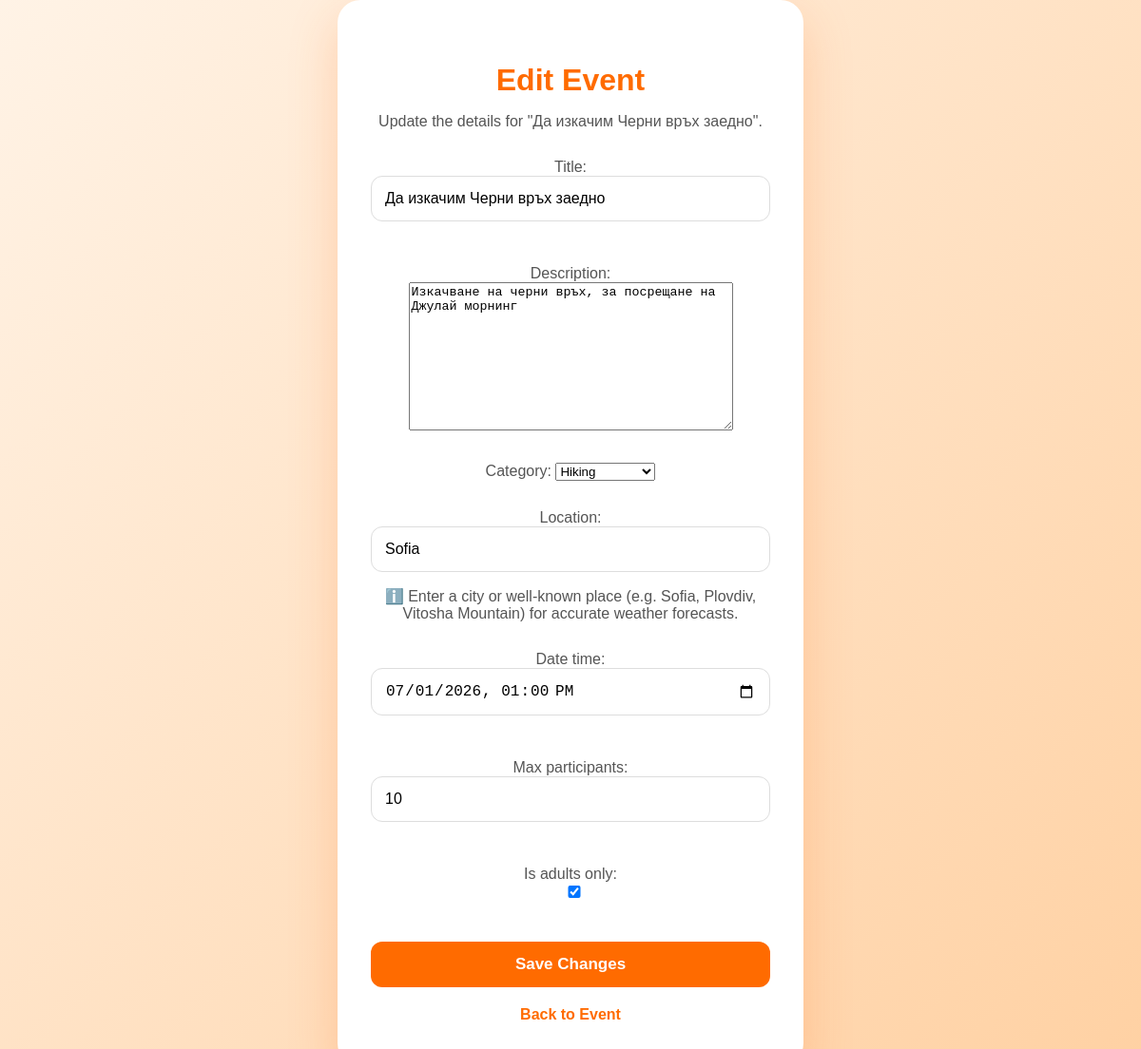
/events/1/edit/ (signed in), run on the app's committed database.
### events/models.py (models this page shows, shortened)
class Event(models.Model):
    CATEGORY_CHOICES = [
        ("sport", "Sport"),
        ("party", "Party"),
        ("festival", "Festival"),
        ("hiking", "Hiking"),
        ("cinema", "Cinema"),
        ("concert", "Concert"),
        ("games", "Board Games"),
        ("other", "Other"),
    ]
    organizer = models.ForeignKey(
        User,
        on_delete=models.CASCADE,
        related_name="created_events"
    )
    title = models.CharField(max_length=100)
    description = models.TextField()
    category = models.CharField(
        max_length=50,
        choices=CATEGORY_CHOICES
    )
    location = models.CharField(max_length=150)
    date_time = models.DateTimeField()
    max_participants = models.PositiveIntegerField()
    is_adults_only = models.BooleanField(default=False)
    created_at = models.DateTimeField(auto_now_add=True)

### events/views.py (the view)
# urls.py: path("<int:event_id>/edit/", views.edit_event_view, name="edit_event"),
@login_required
def edit_event_view(request, event_id):
    event = get_object_or_404(Event, id=event_id)
    if event.organizer != request.user:
        return redirect("event_details", event_id=event.id)
    if request.method == "POST":
        form = EventForm(request.POST, instance=event)
        if form.is_valid():
            form.save()
            return redirect("event_details", event_id=event.id)
    else:
        form = EventForm(instance=event)
    return render(request, "events/edit_event.html", {
        "form": form,
        "event": event
    })

### events/forms.py (shortened to what this page needs)
class EventForm(forms.ModelForm):
    class Meta:
        model = Event
        fields = [
            "title",
            "description",
            "category",
            "location",
            "date_time",
            "max_participants",
            "is_adults_only",
        ]
        widgets = {
            "date_time": forms.DateTimeInput(
                attrs={
                    "type": "datetime-local"
                }
            )
        }
        help_texts = {
            "location": (
                "ℹ️ Enter a city or well-known place "
                "(e.g. Sofia, Plovdiv, Vitosha Mountain) "
                "for accurate weather forecasts."
            ),
        }

### events/templates/events/edit_event.html (shortened to what this page needs)
{% extends "base.html" %}
{% block content %}
<div class="center-page">
    <div class="auth-card">
        <h1>Edit Event</h1>
        <p>Update the details for "{{ event.title }}".</p>
        <form method="POST">
            {{ form.as_p }}
            <button type="submit">
                Save Changes
            </button>
        </form>
        <a href="{% url 'event_details' event.id %}" class="link">
            Back to Event
        </a>
    </div>
</div>
{% endblock %}

### accounts/static/css/style.css (style rules this page uses)
body { margin: 0; font-family: Arial, sans-serif; background: linear-gradient(135deg, #fff3e6, #ffd1a3); }
.center-page { min-height: 100vh; display: flex; justify-content: center; align-items: center; }
.auth-card { background: white; width: 420px; padding: 45px 35px; border-radius: 24px; box-shadow: 0 20px 50px rgba(255, 120, 40, 0.25); text-align: center; }
.auth-card h1 { color: #ff6b00; margin-bottom: 10px; }
.auth-card p { color: #555; margin-bottom: 30px; }
.auth-card input { width: 100%; padding: 14px; margin-bottom: 16px; border: 1px solid #ddd; border-radius: 12px; font-size: 16px; box-sizing: border-box; }
.auth-card button { width: 100%; padding: 14px; background: #ff6b00; color: white; border: none; border-radius: 12px; font-size: 17px; font-weight: bold; cursor: pointer; transition: 0.3s; }
.link { margin-top: 20px; display: block; color: #ff6b00; text-decoration: none; font-weight: bold; }

### data on the page
Event: title "Да изкачим Черни връх заедно", description "Изкачване на черни връх, за посрещане на Джулай морнинг", category "Hiking", location "Sofia", date_time "07/01/2026 13:00", max_participants "10", is_adults_only "☑"
